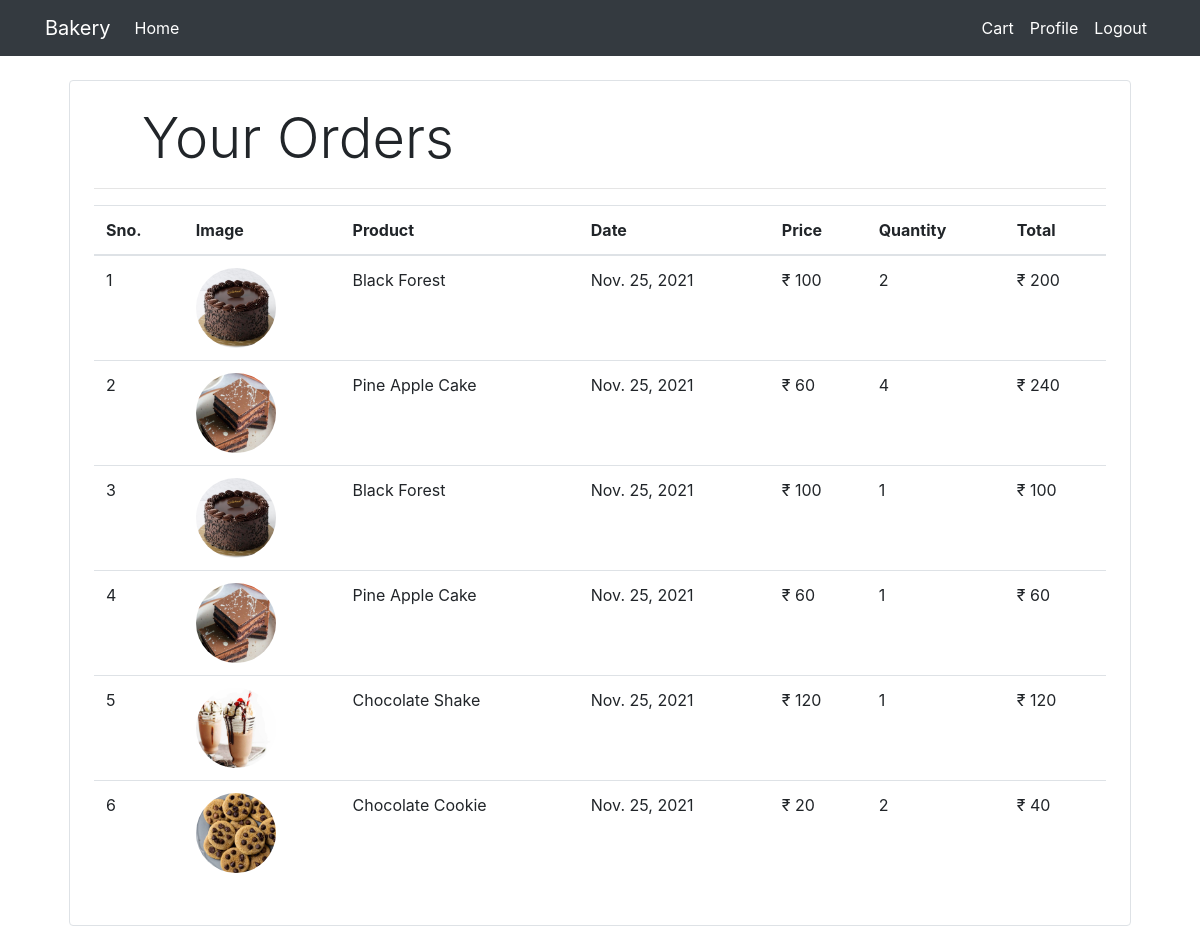
The app's page /orderhistory/ (signed in), older data.
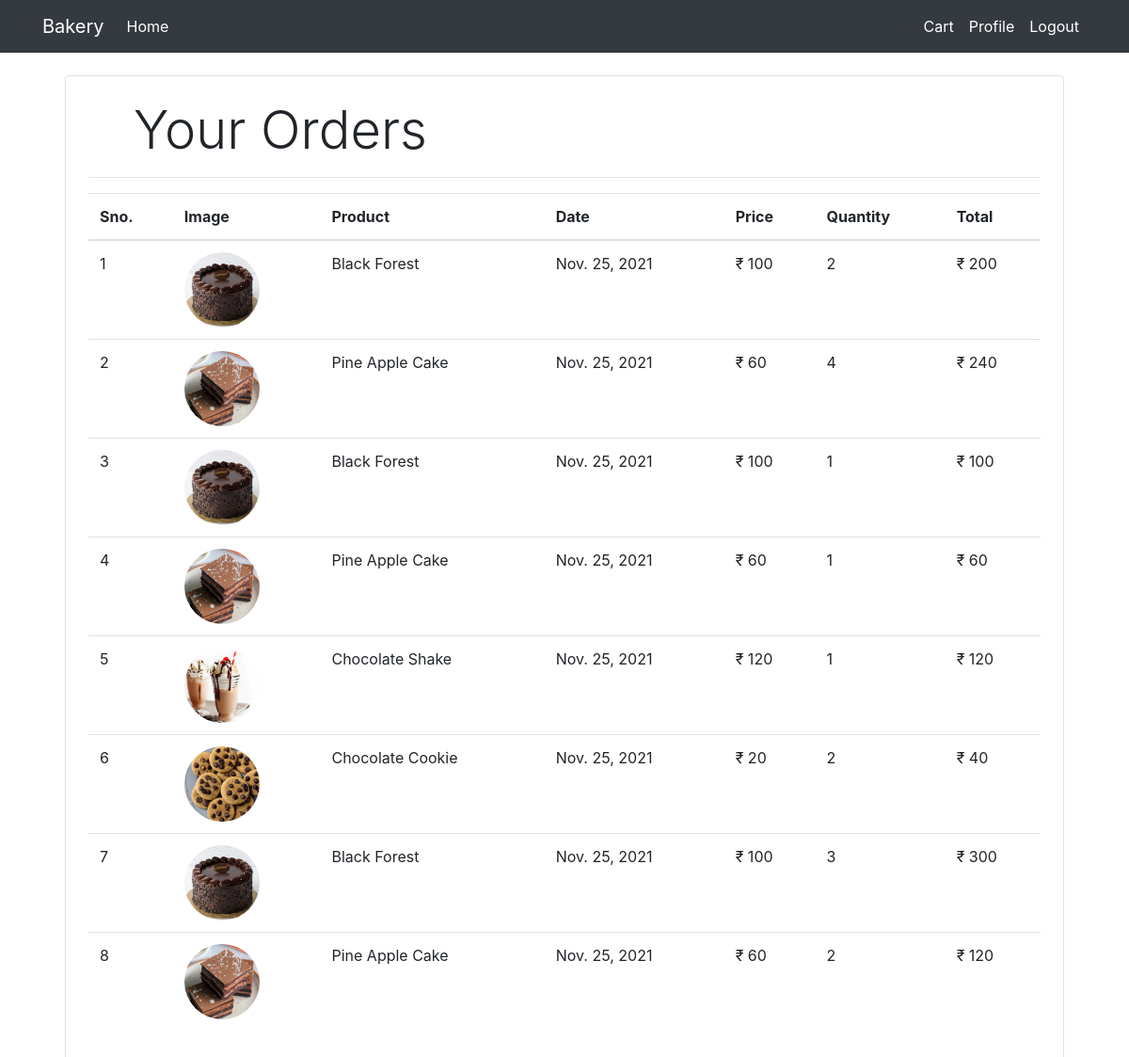
The same page, newer data.
### Bakery/models.py (models this page shows, shortened)
class Order(models.Model):
    product = models.ForeignKey(Product,on_delete=models.CASCADE,null=True)
    customer = models.ForeignKey(Customer,on_delete=models.CASCADE,null=True)
    quantity = models.IntegerField(default=1)
    price = models.IntegerField()
    email = models.EmailField(default='sandramaryjacob27@gmail.com')
    address = models.CharField(max_length=50,default='',blank=True)
    phone = models.CharField(max_length=15,default='',blank=True)
    date = models.DateField(default=datetime.datetime.today)
    @staticmethod
    def get_orders_by_customer(customer_email):
        return Order.objects.filter(email=customer_email)

class Product(models.Model):
    name = models.CharField(max_length=100, null=True)
    quantity = models.PositiveIntegerField(null=True)
    price = models.PositiveIntegerField(null=True)
    category = models.ForeignKey(Category, on_delete=models.CASCADE,default=1)
    image = models.ImageField(upload_to='uploads/products/', default='default_image.jpeg')

### Bakery/Views/views.py (the view)
# urls.py: path('orderhistory/', views.order_history.as_view(), name='Bakery-order'),
class order_history(View):
	def get(self, request):
		customer=request.session.get('customer_email')
		orders=Order.get_orders_by_customer(customer)
		return render(request,'Bakery/order_history.html',{'orders': orders})

### Bakery/templatetags/custom_filter.py (called while the page is built)
@register.filter(name='currency')
def currency(nunmber):
    return "₹ "+str(nunmber)

@register.filter(name='multiply')
def multiply(number,number1):
    return number*number1

### templates/Bakery/order_history.html (shortened to what this page needs)
{%extends 'Partials/base.html'%}
{%block content%}
{%load cart%}
{%load custom_filter%}
<div class="container">
   <div class="border rounded p-4 m-4">
        <p class="display-4 pl-4 ml-4">Your Orders</p>
        <hr>
        <table class="table">
            <thead>
                <tr>
                    <th>Sno.</th>
                    <th>Image</th>
                    <th>Product</th>
                    <th>Date</th>
                    <th>Price</th>
                    <th>Quantity</th>
                    <th>Total</th>
                </tr>
            </thead>
            <tbody>
                {% for order in orders %}
                <tr>
                    <td>{{forloop.counter}}</td>
                    <td><img style="height: 80px;" class="rounded-circle" src="{{order.product.image.url}}" alt=""></td>
                    <td>{{order.product.name}}</td>
                    <td>{{order.date}}</td>
                    <td>{{order.price|currency}}</td>
                    <td>{{order.quantity}}</td>
                    <td>{{order.quantity|multiply:order.price|currency}}</td>
                </tr>
                {% endfor %}
            </tbody>
        </table>
   </div>
</div>
{%endblock%}

Row changes from the older to the newer data that the page shows:
added Order: product.image (picture), product.name "Black Forest", date "Nov. 25, 2021", price "₹ 100", quantity "3", quantity|multiply "₹ 300"
added Order: product.image (picture), product.name "Pine Apple Cake", date "Nov. 25, 2021", price "₹ 60", quantity "2", quantity|multiply "₹ 120"
